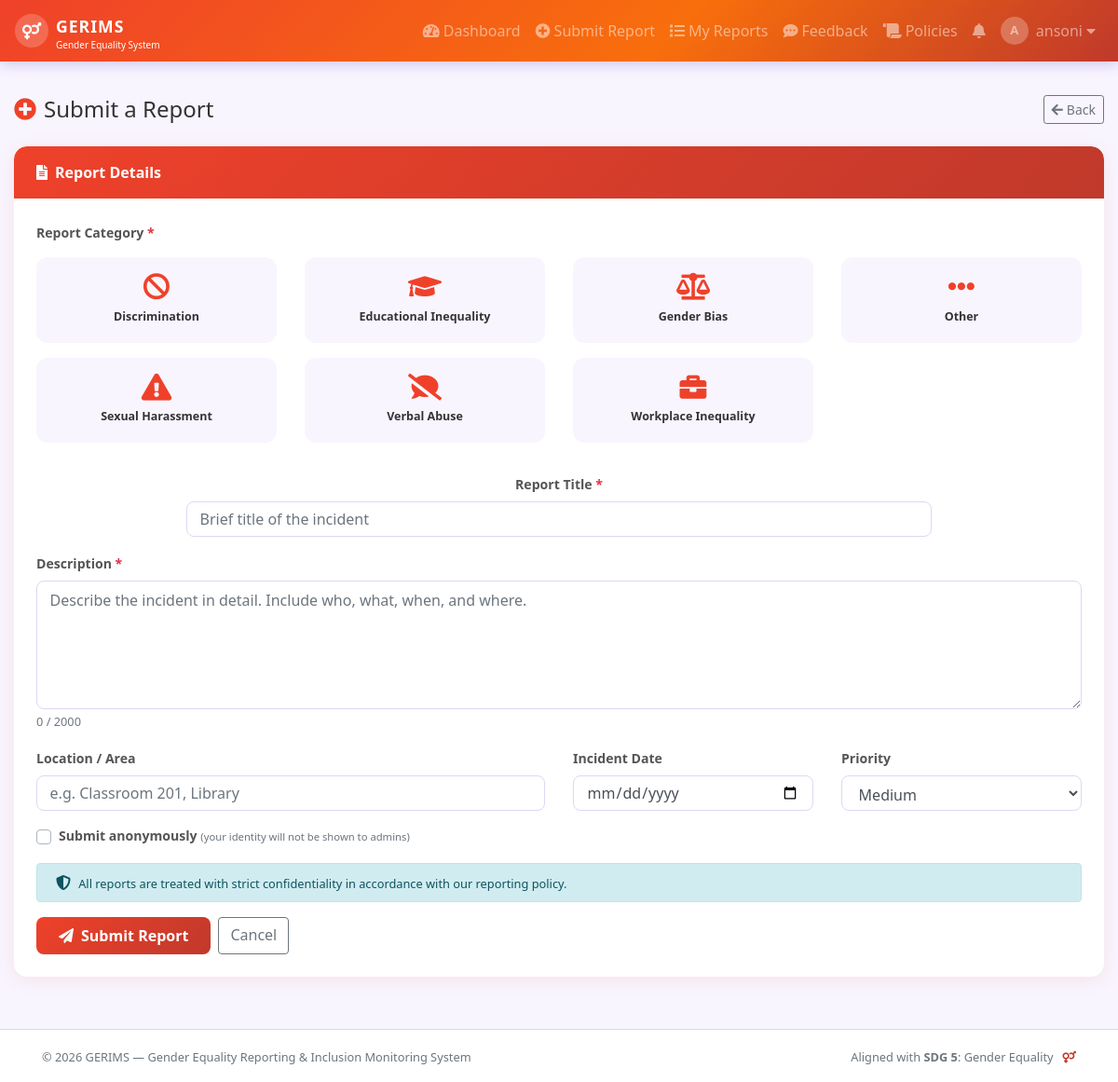
The app's page /submit_report.php (signed in) with its own data.
### tables this page shows
CREATE TABLE `categories` (
  `category_id` int(11) NOT NULL,
  `category_name` varchar(80) NOT NULL,
  `description` text DEFAULT NULL,
  `icon` varchar(50) DEFAULT 'fa-flag',
  `created_at` timestamp NOT NULL DEFAULT current_timestamp()
);

### submit_report.php (the view, shortened to what this page needs)
<?php
require_once 'includes/config.php';
$categories = $conn->query("SELECT * FROM categories ORDER BY category_name");
include 'includes/header.php';
?>
<div class="container" style="max-width:100%">
    <div class="d-flex align-items-center mb-4">
        <h4 class="mb-0 mr-auto"><i class="fas fa-plus-circle mr-2" style="color:var(--primary)"></i>Submit a Report</h4>
        <a href="dashboard.php" class="btn btn-outline-secondary btn-sm"><i class="fas fa-arrow-left mr-1"></i>Back</a>
    </div>
    <div class="gerims-card">
        <div class="card-header"><i class="fas fa-file-alt mr-2"></i>Report Details</div>
        <div class="card-body">
            <form method="POST" enctype="multipart/form-data">
                <div class="form-group">
                    <label>Report Category <span class="text-danger">*</span></label>
                    <div class="row mt-2">
                        <?php
                        $categories->data_seek(0);
                        while ($cat = $categories->fetch_assoc()):
                        ?>
                            <div class="col-6 col-md-3 mb-3">
                                <div class="cat-card" data-cat-id="<?= $cat['category_id'] ?>">
                                    <i class="fas <?= $cat['icon'] ?> mb-2"></i>
                                    <div style="font-size:0.78rem;font-weight:600"><?= htmlspecialchars($cat['category_name']) ?></div>
                                </div>
                            </div>
                        <?php endwhile; ?>
                    </div>
                </div>
                <div class="form-group text-center">
                    <label>Report Title <span class="text-danger">*</span></label>
                    <input type="text" name="title"
                        class="form-control report-title"
                        placeholder="Brief title of the incident"
                        required maxlength="150"
                        value="<?= htmlspecialchars($_POST['title'] ?? '') ?>">
                </div>
                <div class="form-group">
                    <label>Description <span class="text-danger">*</span></label>
                    <textarea name="description" class="form-control" rows="5" maxlength="2000"
                        placeholder="Describe the incident in detail. Include who, what, when, and where." required><?= htmlspecialchars($_POST['description'] ?? '') ?></textarea>
                </div>
                <div class="row">
                    <div class="col-md-6">
                        <div class="form-group">
                            <label>Location / Area</label>
                            <input type="text" name="location" class="form-control" placeholder="e.g. Classroom 201, Library" value="<?= htmlspecialchars($_POST['location'] ?? '') ?>">
                        </div>
                    </div>
                    <div class="col-md-3">
                        <div class="form-group">
                            <label>Incident Date</label>
                            <input type="date" name="incident_date" class="form-control" max="<?= date('Y-m-d') ?>" value="<?= htmlspecialchars($_POST['incident_date'] ?? '') ?>">
                        </div>
                    </div>
                    <div class="col-md-3">
                        <div class="form-group">
                            <label>Priority</label>
                            <select name="priority" class="form-control">
                                <option value="medium" selected>Medium</option>
                            </select>
                        </div>
                    </div>
                </div>
                <div class="form-group">
                    <div class="custom-control custom-checkbox">
                        <label class="custom-control-label" for="is_anonymous">
                            Submit anonymously <small class="text-muted">(your identity will not be shown to admins)</small>
                        </label>
                    </div>
                </div>
                <div class="alert alert-info py-2">
                    <i class="fas fa-shield-alt mr-1"></i> <small>All reports are treated with strict confidentiality in accordance with our reporting policy.</small>
                </div>
                <div class="d-flex">
                    <button type="submit" class="btn btn-gerims px-4">
                        <i class="fas fa-paper-plane mr-2"></i>Submit Report
                    </button>
                    <a href="dashboard.php" class="btn btn-outline-secondary ml-2">Cancel</a>
                </div>
            </form>
        </div>
    </div>
</div>
<?php include 'includes/footer.php'; ?>

### css/style.css (style rules this page uses)
:root { --primary: #EF412A; --secondary: #c0392b; --accent: #f39c12; --light-bg: #f8f5ff; --card-shadow: 0 4px 20px rgba(239, 65, 42, 0.10); --radius: 14px; }
* { box-sizing: border-box; }
body { font-family: 'Segoe UI', Tahoma, Geneva, Verdana, sans-serif; background: var(--light-bg); color: #333; padding-top: 70px; min-height: 100vh; display: flex; flex-direction: column; }
form .form-group>label:has(+ input[name="title"]) { text-align: center; width: 100%; }
.gerims-card { background: #fff; border-radius: var(--radius); box-shadow: var(--card-shadow); border: none; margin-bottom: 1.5rem; overflow: hidden; }
.gerims-card .card-header { background: linear-gradient(135deg, var(--primary), #c0392b); color: #fff; border-bottom: none; padding: 1rem 1.5rem; font-weight: 600; border-radius: var(--radius) var(--radius) 0 0 !important; }
.gerims-card .card-body { padding: 1.5rem; }
.btn-gerims { background: linear-gradient(135deg, var(--primary), #c0392b); color: #fff; border: none; border-radius: 8px; padding: 0.5rem 1.4rem; font-weight: 600; transition: all 0.2s; }
.form-control { border-radius: 8px; border: 1.5px solid #e0d6f5; padding: 0.5rem 0.85rem; transition: border-color 0.2s; min-height: 38px; line-height: 1.5; }
.report-title { width: 100%; max-width: 800px; margin: 0 auto; display: block; }
.form-label, label { font-weight: 600; font-size: 0.88rem; color: #555; }
.cat-card { text-align: center; padding: 1rem; border-radius: 12px; background: #f8f5ff; border: 2px solid transparent; cursor: pointer; transition: all 0.2s; }
.cat-card i { font-size: 1.8rem; color: var(--primary); }

### records on screen
categories: category_name "Discrimination"
categories: category_name "Educational Inequality"
categories: category_name "Gender Bias"
categories: category_name "Other"
categories: category_name "Sexual Harassment"
categories: category_name "Verbal Abuse"
categories: category_name "Workplace Inequality"

### other values on screen
substr($user_name,0,1) "A"
explode(' ',$user_name)[0] "ansoni"
SITE_FULL_NAME "Gender Equality Reporting & Inclusion Monitoring System"
